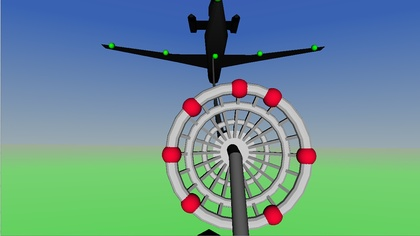
%> input picture Origin_Paper_Figure_Sim/Ch6/bb5.jpg, 420 x 236 px, shrunk from 1281 x 720 before the run
$ octave Point.m   (GNU Octave 9; MATLAB toolbox functions it lacks are replaced by stand-ins)
%> lines starting %> are read from the running program, lines starting %| are printed output that depends on the picture; in (x1, y1, x2, y2) boxes, pixels count from 0 and x2, y2 are one past the last pixel; in counts of white or black regions, pixels touching at a corner belong together; the program's own positions count from 1
% [16 lines of commented-out code are left out]


clear
I=imread('bb5.jpg');
%> I is the input picture: size 236x420x3 uint8; mean R, G, B 106.3, 146.4, 145.2
Ir=I(:,:,1)*2-I(:,:,2)*1-I(:,:,3)*1;
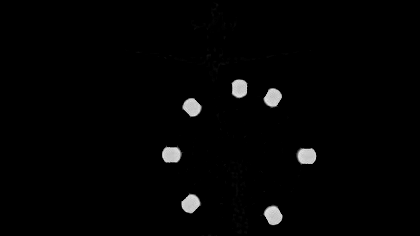
%> Ir: size 236x420 uint8; min 0, max 229, mean 3.6

%imshow(Ir)

s=size(Ir);
%> s = [236 420]
Iin=zeros(s(1),s(2));
for i=1:s(1)
    for j=1:s(2)
       if Ir(i,j)<50
            Iin(i,j)=0;
        else
            Iin(i,j)=1;
        end
    end
end
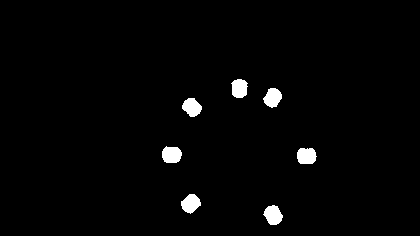
%> Iin: size 236x420 double; values 0 (black) and 1 (white), 1.9% white; 7 white regions, largest, box (x1, y1, x2, y2) and area: (162, 146, 182, 163) 278, (263, 205, 283, 225) 277, (297, 148, 317, 164) 274

[L,N]=bwlabel(Iin,8);
%> L: size 236x420 double; 8 distinct labels, from 0 to 7
%> N = 7

S=zeros(N,2);
 for k=1:N
     [r,c]=find(L == k);
     S(k,1)=mean(r);
     S(k,2)=mean(c);

 end
%> this loop made 7 passes
%> after the loop, S = [155.4 172.2; 204.1 191.4; 107.8 192.5; 88.99 240; 98.27 273.3; 215.7 273.8; 156.6 307.1]
%plot(S(:,1),S(:,2),'+')
% dx(:,1)=S(:,1)-mean(S(:,1));
% dy(:,1)=S(:,2)-mean(S(:,2));

dX=S(:,1);
%> dX = [155.4; 204.1; 107.8; 88.99; 98.27; 215.7; 156.6]
dY=S(:,2);
%> dY = [172.2; 191.4; 192.5; 240; 273.3; 273.8; 307.1]

m=[dX dY ones(size(dX))]\-(dX.^2+dY.^2);
cX=-0.5*m(1);
%> cX = 156.8
cY=-0.5*m(2);
%> cY = 239.6
cR=sqrt((m(1)^2+m(2)^2)/4-m(3));
%> cR = 67.71

alpha=0:pi/50:2*pi;
x=cR*cos(alpha)+cX;
%> x = 101 values, max 224.5 at index 1, min 89.13 at index 51, mean 157.5
y=cR*sin(alpha)+cY;
%> y = 101 values, max 307.4 at index 26, min 171.9 at index 76, mean 239.6

for k=1:length(alpha)

    i=floor(x(k));
    j=floor(y(k));
    Ir(i,j)=255;
end
%> this loop made 101 passes
%> (i, j) on passes 1 to 12: (224, 239), (224, 243), (224, 248), (223, 252), (222, 256), (221, 260), (219, 264), (218, 268), (216, 272), (214, 275), (211, 279), (209, 282)
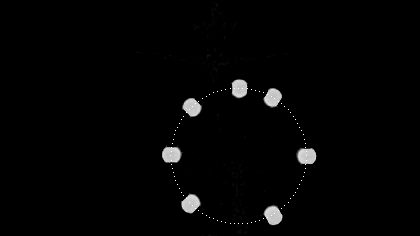
%> Ir: size 236x420 uint8; 0.1% of pixels changed, all inside (x1, y1, x2, y2) = (170, 88, 307, 224)

i=floor(cX);
%> i = 156
j=floor(cY);
%> j = 239
Ir(i-3:i+3,j)=255;
%> Ir: size 236x420 uint8; 0.01% of pixels changed, all inside (x1, y1, x2, y2) = (238, 152, 239, 159)
Ir(i,j-3:j+3)=255;
%> Ir: size 236x420 uint8; min 0, max 255, mean 3.9; mean of the top-left, top-right, bottom-left and bottom-right quarters 2.1, 4.2, 4.4, 4.8

yI=[cX,cY,cR];
%> yI = [156.8 239.6 67.71]

imshow(Ir)

% [29 lines of commented-out code are left out]
